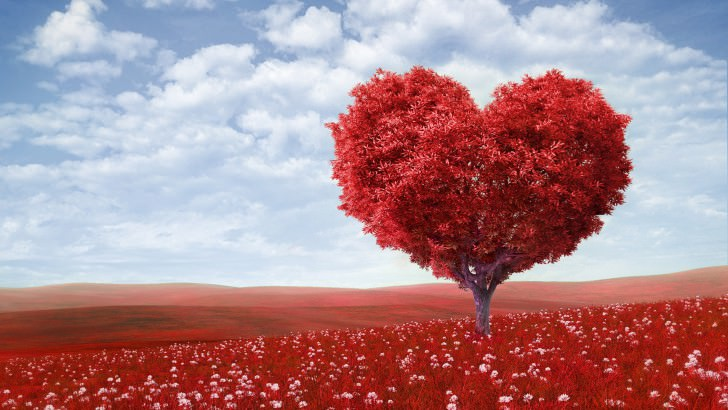
#> input picture Project01/images/love.jpg, 728 x 410 px
$ python test.py
#> lines starting #> are read from the running program, lines starting #| are printed output that depends on the picture
import cv2
import numpy as np

image = cv2.imread("images/love.jpg")
#> image is the input picture: shape (410, 728, 3); mean B, G, R 139.9, 133.5, 173.7

height,width = image.shape[:2]
#> height = 410; width = 728

quarter_height, quarter_width = height/4, width/4
#> quarter_height = 102.5; quarter_width = 182

T=np.float32([[1,0,quarter_width],[0,1,quarter_height]])
#> T = [[1, 0, 182], [0, 1, 102.5]]

img_translation = cv2.warpAffine(image,T,(width,height))
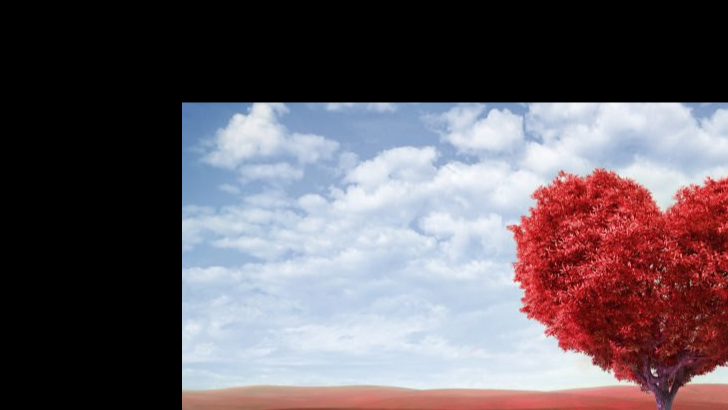
#> img_translation: shape (410, 728, 3); mean B, G, R 99.9, 92.9, 103.2
cv2.imshow("Translation",img_translation)
cv2.waitKey()
cv2.destroyAllWindows()
